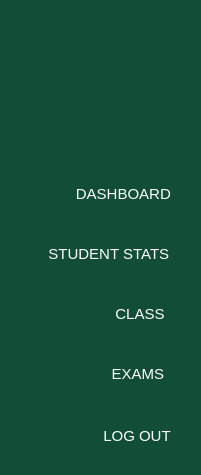
     <widget class="QFrame" name="frame">
      <property name="styleSheet">
       <string notr="true">QFrame {
    background-color: #114D37; /* Medium green */
    border-radius: 10px; /* Smooth corners */
}
</string>
      </property>
      <property name="frameShape">
       <enum>QFrame::StyledPanel</enum>
      </property>
      <property name="frameShadow">
       <enum>QFrame::Raised</enum>
      </property>
      <layout class="QGridLayout" name="gridLayout">
       <item row="2" column="0" alignment="Qt::AlignVCenter">
        <widget class="QFrame" name="frame_3">
         <property name="styleSheet">
          <string notr="true">background: none;
border: none;</string>
         </property>
         <property name="frameShape">
          <enum>QFrame::StyledPanel</enum>
         </property>
         <property name="frameShadow">
          <enum>QFrame::Raised</enum>
         </property>
         <layout class="QVBoxLayout" name="verticalLayout_2">
          <item alignment="Qt::AlignHCenter|Qt::AlignBottom">
           <widget class="QLabel" name="logo">
            <property name="minimumSize">
             <size>
              <width>141</width>
              <height>131</height>
             </size>
            </property>
            <property name="maximumSize">
             <size>
              <width>191</width>
              <height>181</height>
             </size>
            </property>
            <property name="text">
             <string/>
            </property>
            <property name="pixmap">
             <pixmap>Resources/LOGO.png</pixmap>
            </property>
            <property name="scaledContents">
             <bool>true</bool>
            </property>
           </widget>
          </item>
         </layout>
        </widget>
       </item>
       <item row="5" column="0">
        <widget class="QFrame" name="frame_4">
         <property name="sizePolicy">
          <sizepolicy hsizetype="Preferred" vsizetype="Fixed">
           <horstretch>0</horstretch>
           <verstretch>0</verstretch>
          </sizepolicy>
         </property>
         <property name="styleSheet">
          <string notr="true">background: none;
border: none;</string>
         </property>
         <property name="frameShape">
          <enum>QFrame::StyledPanel</enum>
         </property>
         <property name="frameShadow">
          <enum>QFrame::Raised</enum>
         </property>
         <layout class="QVBoxLayout" name="verticalLayout_3">
          <property name="spacing">
           <number>22</number>
          </property>
          <item>
           <widget class="QPushButton" name="dashboard_btn">
            <property name="layoutDirection">
             <enum>Qt::LeftToRight</enum>
            </property>
            <property name="styleSheet">
             <string notr="true">QPushButton {
    color: white;
    padding: 10px;
    font-size: 15px;
    border-radius: 10px;
    background: transparent;
}

QPushButton:hover {
    background: rgba(55, 163, 166, 0.5);  /* Hover color */
}

QPushButton:pressed,
QPushButton:checked {
    background: rgba(87, 204, 153, 0.7);  /* Persistent clicked color */
}
</string>
            </property>
            <property name="inputMethodHints">
             <set>Qt::ImhNoTextHandles</set>
            </property>
            <property name="text">
             <string>           DASHBOARD</string>
            </property>
            <property name="icon">
             <iconset>
              <normaloff>Resources/dashboard.png</normaloff>Resources/dashboard.png</iconset>
            </property>
            <property name="iconSize">
             <size>
              <width>30</width>
              <height>30</height>
             </size>
            </property>
            <property name="checkable">
             <bool>true</bool>
            </property>
            <property name="flat">
             <bool>true</bool>
            </property>
           </widget>
          </item>
          <item>
           <widget class="QPushButton" name="studentstats_btn">
            <property name="styleSheet">
             <string notr="true">QPushButton {
    color: white;
    padding: 10px;
    font-size: 15px;
    border-radius: 10px;
    background: transparent;
}

QPushButton:hover {
    background: rgba(55, 163, 166, 0.5);  /* Hover color */
}

QPushButton:pressed,
QPushButton:checked {
    background: rgba(87, 204, 153, 0.7);  /* Persistent clicked color */
}
</string>
            </property>
            <property name="text">
             <string>    STUDENT STATS</string>
            </property>
            <property name="icon">
             <iconset>
              <normaloff>Resources/stud_performance.png</normaloff>Resources/stud_performance.png</iconset>
            </property>
            <property name="iconSize">
             <size>
              <width>30</width>
              <height>30</height>
             </size>
            </property>
            <property name="checkable">
             <bool>true</bool>
            </property>
            <property name="flat">
             <bool>true</bool>
            </property>
           </widget>
          </item>
          <item>
           <widget class="QPushButton" name="class_btn">
            <property name="styleSheet">
             <string notr="true">QPushButton {
    color: white;
    padding: 10px;
    font-size: 15px;
    border-radius: 10px;
    background: transparent;
}

QPushButton:hover {
    background: rgba(55, 163, 166, 0.5);  /* Hover color */
}

QPushButton:pressed,
QPushButton:checked {
    background: rgba(87, 204, 153, 0.7);  /* Persistent clicked color */
}
</string>
            </property>
            <property name="text">
             <string>                   CLASS</string>
            </property>
            <property name="icon">
             <iconset>
              <normaloff>Resources/pending (2).png</normaloff>Resources/pending (2).png</iconset>
            </property>
            <property name="iconSize">
             <size>
              <width>30</width>
              <height>30</height>
             </size>
            </property>
            <property name="checkable">
             <bool>true</bool>
            </property>
            <property name="flat">
             <bool>true</bool>
            </property>
           </widget>
          </item>
          <item>
           <widget class="QPushButton" name="examination_btn">
            <property name="styleSheet">
             <string notr="true">QPushButton {
    color: white;
    padding: 10px;
    font-size: 15px;
    border-radius: 10px;
    background: transparent;
}

QPushButton:hover {
    background: rgba(55, 163, 166, 0.5);  /* Hover color */
}

QPushButton:pressed,
QPushButton:checked {
    background: rgba(87, 204, 153, 0.7);  /* Persistent clicked color */
}
</string>
            </property>
            <property name="text">
             <string>                  EXAMS</string>
            </property>
            <property name="icon">
             <iconset>
              <normaloff>Resources/exam (1).png</normaloff>Resources/exam (1).png</iconset>
            </property>
            <property name="iconSize">
             <size>
              <width>30</width>
              <height>30</height>
             </size>
            </property>
            <property name="checkable">
             <bool>true</bool>
            </property>
            <property name="flat">
             <bool>true</bool>
            </property>
           </widget>
          </item>
         </layout>
        </widget>
       </item>
       <item row="7" column="0" alignment="Qt::AlignRight|Qt::AlignBottom">
        <widget class="QFrame" name="frame_5">
         <property name="styleSheet">
          <string notr="true">background: none;
border: none;</string>
         </property>
         <property name="frameShape">
          <enum>QFrame::StyledPanel</enum>
         </property>
         <property name="frameShadow">
          <enum>QFrame::Raised</enum>
         </property>
         <layout class="QVBoxLayout" name="verticalLayout">
          <item>
           <widget class="QPushButton" name="logout_btn">
            <property name="styleSheet">
             <string notr="true">QPushButton {
    color: white;  /* Text color */
    padding: 10px;
	font-size: 15px;
}

QPushButton:hover {
	border-radius: 10px;
    background: rgba(55, 163, 166, 0.5);  /* Slightly more visible on hover */
}

QPushButton:pressed {
    background: rgba(87, 204, 153, 0.7);  /* More intense when clicked */
}
</string>
            </property>
            <property name="text">
             <string>LOG OUT</string>
            </property>
            <property name="icon">
             <iconset>
              <normaloff>Resources/logout.png</normaloff>Resources/logout.png</iconset>
            </property>
            <property name="flat">
             <bool>true</bool>
            </property>
           </widget>
          </item>
         </layout>
        </widget>
       </item>
      </layout>
     </widget>
